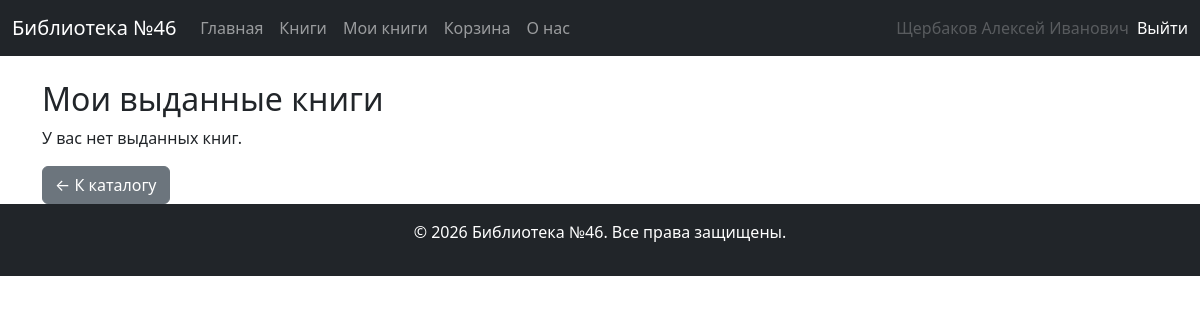
Page /my-borrowed/ (signed in) on the earlier database version.
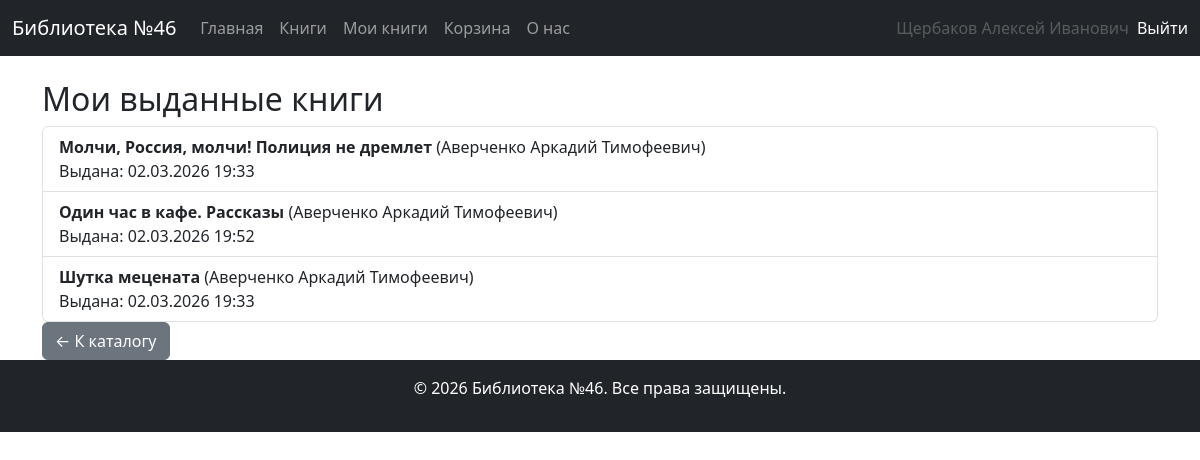
Same page on the later database version.
### user_app/models.py (models this page shows, shortened)
class CustomUser(AbstractUser):
    username = None  # Удаляем username — он не нужен, т.к. аутентификация по email
    full_name = models.CharField(
        max_length=255, blank=False, null=False, verbose_name="Имя читателя"
    )
    email = models.EmailField(max_length=255, unique=True, verbose_name="E-mail")
    date_of_birth = models.DateField(
        blank=False, null=False, verbose_name="Дата рождения"
    )
    USERNAME_FIELD = "email"
    REQUIRED_FIELDS = ["full_name", "date_of_birth"]
    objects = CustomUserManager()

### lib_app/models.py (models this page shows, shortened)
class BorrowedBook(models.Model):
    user = models.ForeignKey(settings.AUTH_USER_MODEL, on_delete=models.CASCADE)
    book = models.ForeignKey(Book, on_delete=models.CASCADE)
    borrowed_at = models.DateTimeField(auto_now_add=True)
    returned_at = models.DateTimeField(null=True, blank=True)
    returned = models.BooleanField(default=False)

class Book(models.Model):
    title = models.CharField(max_length=255)
    author = models.ForeignKey(
        Author, on_delete=models.SET_NULL, related_name="books", null=True, blank=True
    )
    publisher = models.ForeignKey(
        Publisher,
        on_delete=models.SET_NULL,
        related_name="books",
        null=True,
        blank=True,
    )
    isbn = models.CharField(
        max_length=13, null=True, blank=True  # ISBN должен содержать ровно 13 цифр
    )
    year = models.PositiveIntegerField(
        null=True,
        blank=True,
        validators=[
            MinValueValidator(1),  # Год должен быть ≥ 1
            MaxValueValidator(datetime.now().year),  # Не больше текущего года
        ],
    )
    short_description = models.TextField(default="", null=True, blank=True)
    key_words = models.TextField(default="", null=True, blank=True)
    available = models.BooleanField(default=True)  # доступна ли для выдачи
    times_of_issued = models.PositiveIntegerField(default=0)  # сколько раз выдана книга

class Author(models.Model):
    name = models.CharField(max_length=200)
    date_of_birth = models.DateField(null=True, blank=True)
    date_of_death = models.DateField(null=True, blank=True)
    class Meta:
        ordering = ["name"]

### lib_app/views.py (the view)
# urls.py: path("my-borrowed/", MyBorrowedBooksView.as_view(), name="my_borrowed_books"),
class MyBorrowedBooksView(LoginRequiredMixin, ListView):
    model = BorrowedBook
    template_name = "lib_app/my_borrowed_books.html"
    context_object_name = "borrowed_books"
    paginate_by = 10
    def get_queryset(self):
        return (
            BorrowedBook.objects.filter(
                user=self.request.user, returned=False  # только невозвращённые книги
            )
            .select_related("book__author")
            .order_by("book__author__name", "book__title")
        )
    def get_context_data(self, **kwargs):
        context = super().get_context_data(**kwargs)
        context["title"] = "Мои выданные книги"
        return context

### lib_app/templates/lib_app/my_borrowed_books.html (shortened to what this page needs)
{% extends "base.html" %}
{% block content %}
<h2>Мои выданные книги</h2>
{% if borrowed_books %}
    <ul class="list-group">
        {% for bb in borrowed_books %}
            <li class="list-group-item">
                <strong>{{ bb.book.title }}</strong> ({{ bb.book.author.name }})
                <br>
                Выдана: {{ bb.borrowed_at|date:"d.m.Y H:i" }}
            </li>
        {% endfor %}
    </ul>
{% else %}
    <p>У вас нет выданных книг.</p>
{% endif %}
    <a href="{% url 'book_list' %}" class="btn btn-secondary">← К каталогу</a>
{% endblock %}

### lib_app/templates/base.html (shortened to what this page needs)
<!DOCTYPE html>
<html lang="ru">
<head>
    <link href="https://cdn.jsdelivr.net/npm/bootstrap@5.3.0-alpha3/dist/css/bootstrap.min.css" rel="stylesheet">
</head>
<body>
    {% include 'include/menu.html' %}
    <div class="container mt-4">
        {% block content %}
        {% endblock %}
    </div>
    <footer class="bg-dark text-white text-center py-3">
        <p>&copy; 2026 Библиотека №46. Все права защищены.</p>
    </footer>
</body>
</html>

### lib_app/templates/include/menu.html (shortened to what this page needs)
<nav class="navbar navbar-expand-lg navbar-dark bg-dark">
    <div class="container-fluid">
        <a class="navbar-brand" href="/">Библиотека №46</a>
        <div class="collapse navbar-collapse" id="navbarNav">
            {% if user.is_staff %}
                {% include 'include/menu_staff.html' %}
            {% elif user.is_authenticated %}
                {% include 'include/menu_registred.html' %}
            {% else %}
                {% include 'include/menu_guest.html' %}
            {% endif %}
        </div>
    </div>
</nav>

### lib_app/templates/include/menu_registred.html (shortened to what this page needs)
<ul class="navbar-nav me-auto">
    <li class="nav-item">
        <a class="nav-link" href="{% url 'index' %}">Главная</a>
    </li>
    <li class="nav-item">
        <a class="nav-link" href="{% url 'book_list' %}">Книги</a>
    </li>
    <li class="nav-item">
        <a class="nav-link" href="{% url 'my_borrowed_books' %}">Мои книги</a>
    </li>
    <li class="nav-item">
        <a class="nav-link" href="{% url 'view_cart' %}">Корзина</a>
    </li>
    <li class="nav-item">
        <a class="nav-link" href="{% url 'about' %}">О нас</a>
    </li>
</ul>
<ul class="navbar-nav ms-auto">
    <li class="nav-item">
        <a class="nav-link disabled" href="#" tabindex="-1" aria-disabled="true">
            {{ user.full_name }}
        </a>
    </li>
    <li class="nav-item">
        <form method="post" action="{% url 'logout' %}" class="d-flex align-items-center h-100">
            <button type="submit" class="btn btn-link nav-link p-0 text-white text-decoration-none"
                    style="line-height: 1.5; vertical-align: baseline;">
                Выйти
            </button>
        </form>
    </li>
</ul>

Differences in the rows shown:
added BorrowedBook: book "Молчи, Россия, молчи! Полиция не дремлет", book.author.name "Аверченко Аркадий Тимофеевич", borrowed_at "02.03.2026 19:33"
added BorrowedBook: book "Один час в кафе. Рассказы", book.author.name "Аверченко Аркадий Тимофеевич", borrowed_at "02.03.2026 19:52"
added BorrowedBook: book "Шутка мецената", book.author.name "Аверченко Аркадий Тимофеевич", borrowed_at "02.03.2026 19:33"
Other differences:
text no longer shown: "У вас нет выданных книг."
